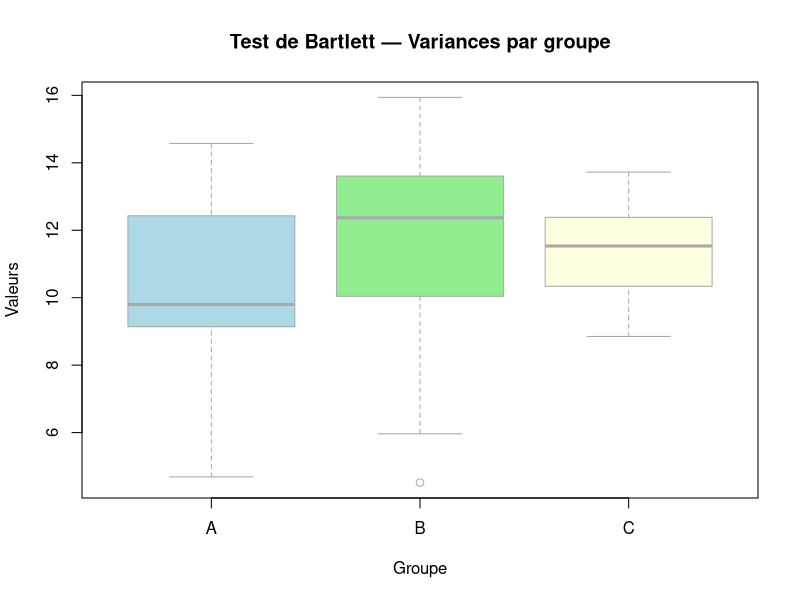

Source code (R):
set.seed(42)
groupe  <- factor(rep(c("A", "B", "C"), each = 30))
valeurs <- c(rnorm(30, 10, 2.0),
             rnorm(30, 12, 2.5),
             rnorm(30, 11, 1.8))
donnees <- data.frame(groupe, valeurs)

resultat <- bartlett.test(valeurs ~ groupe, data = donnees)
print(resultat)

if (resultat$p.value < 0.05) {
  cat("-> Variances HETEROGENES (p =", round(resultat$p.value, 4), ")\n")
} else {
  cat("-> Variances HOMOGENES (p =", round(resultat$p.value, 4), ")\n")
}

# Ouvre une fenêtre externe
x11(width = 8, height = 6)

boxplot(valeurs ~ groupe, data = donnees,
        main   = "Test de Bartlett — Variances par groupe",
        xlab   = "Groupe", ylab = "Valeurs",
        col    = c("lightblue", "lightgreen", "lightyellow"),
        border = "darkgray")
